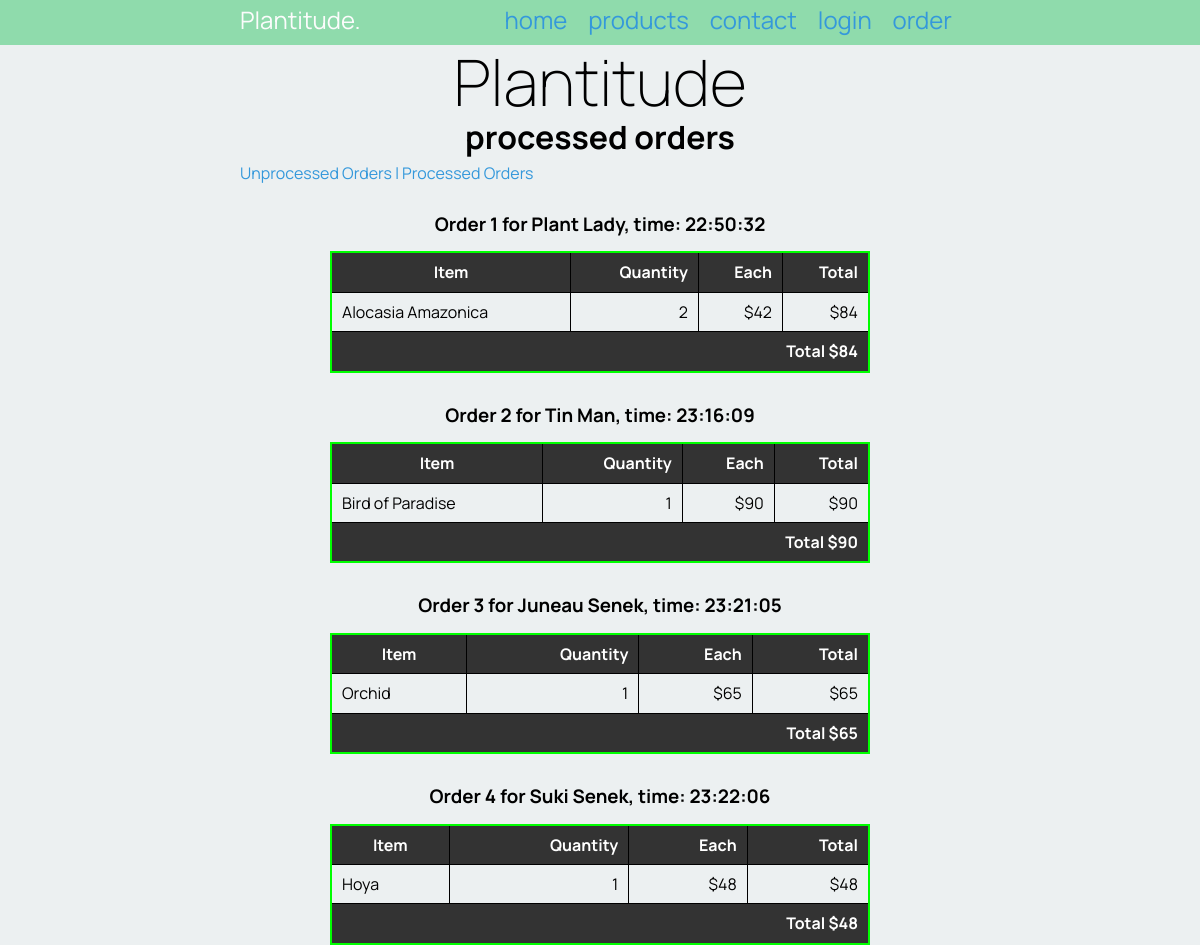
The app's page /process_orders/0 with its own data.
### tables this page shows
CREATE TABLE order_content (id INTEGER PRIMARY KEY, order_id INTEGER, product_id INTEGER, quantity INTEGER);

CREATE TABLE orders (id INTEGER PRIMARY KEY, name TEXT (30), timestamp BLOB, processed INTEGER);

CREATE TABLE products (id INTEGER PRIMARY KEY, name TEXT (30), description TEXT (300), size TEXT (6), image BLOB (30), price INTEGER, cat_id INTEGER);

### main.py (the view)
@app.route('/process_orders/<processed>')
def render_processed_orders(processed):
  label = "processed"
  if processed == "1":
    label = "un" + label
  processed = int(processed)
  all_orders = get_list("SELECT orders.id, orders.name, orders.timestamp, products.name, order_content.quantity, products.price FROM orders"
                     " INNER JOIN order_content ON orders.id=order_content.order_id"
                     " INNER JOIN products ON order_content.product_id=products.id"
                     " INNER JOIN category ON products.cat_id = category.id"
                     " WHERE orders.processed=?", (processed, ))
  print(all_orders)
  orders = []
  last_id = -1
  for order in all_orders:
    if order[0] != last_id:
      orders.append([])
      orders[-1] = [order[0], order[1], order[2], [], 0]
      last_id = order[0]
      orders[-1][3].append([order[3], order[4], order[5], order[4] * order[5]])
      orders[-1][4] += order[4] * order[5]
    print(orders)
  return render_template('orders.html', orders=orders, label=label, logged_in=is_logged_in())

### main.py (called while the page is built)
def create_connection(db_file):
  try:
    connection = sqlite3.connect(db_file)
    return connection
  except Error as e:
    print(e)
  return None

def is_logged_in():
  if session.get("email") is None:
    print("not logged in")
    return False
  else:
    print("logged in")
    return True

def get_list(query, params):
  con = create_connection(DATABASE)
  cur = con.cursor()
  if params == "":
    cur.execute(query)
  else:
    cur.execute(query, params)
  query_list = cur.fetchall()
  con.close()
  return query_list

### templates/orders.html (shortened to what this page needs)
    {% extends 'base.html' %}
    {% block pageheading %}
    {{ label }} orders
    {% endblock %}
    {% block main %}
    <p><a href="/process_orders/1">Unprocessed Orders l</a> <a href="/process_orders/0"> Processed Orders</a></p>
    {% for order in orders %}
    <div class="order-heading">
        <h3> Order {{ order[0] }} for {{ order[1] }}, time: {{ order[2] }} </h3>
    </div>
    <table class="{{ label }}">
        <tr>
            <th>Item</th>
            <th class="number">Quantity</th>
            <th class="number">Each</th>
            <th class="number">Total</th>
        </tr>
        {% for item in order[3] %}
        <tr>
            <td>{{ item[0] }}</td>
            <td class="number">{{ item[1] }}</td>
            <td class="number">${{ item[2] }}</td>
            <td class="number">${{ item[3] }}</td>
        </tr>
        {% endfor %}
        <tr>
            <th colspan="4" class="number">Total ${{ order[4] }}</th>
        </tr>
    </table>
    {% endfor %}
{% endblock %}

### static/plants.css (style rules this page uses)
* { font-family: 'Manrope', sans-serif; padding: 0; margin: 0; box-sizing: border-box; }
body { background-color: rgba(236, 240, 241, 1.0); }
a, a:visited { color: rgba(52, 152, 219, 1.0); text-decoration: none; }
table { border-collapse: collapse; }
.number { text-align: right; }
table { width: 75%; margin: auto; border: 2px solid black; }
td, th { border: 1px solid black; padding: 10px; border-collapse: collapse; }
.processed { border-color: #00ff00; }
th { background-color: #333; color: #fff; }
.order-heading { text-align: center; margin: 2rem 0 1rem 0; }

### records on screen
order_content: order "1", name "Plant Lady", timestamp "22:50:32", name "Alocasia Amazonica", quantity "2", item "42", item "84", order "84"
order_content: order "2", name "Tin Man", timestamp "23:16:09", name "Bird of Paradise", quantity "1", item "90", order "90"
order_content: order "3", name "Juneau Senek", timestamp "23:21:05", name "Orchid", quantity "1", item "65", order "65"
order_content: order "4", name "Suki Senek", timestamp "23:22:06", name "Hoya", quantity "1", item "48", order "48"

### other values on screen
{{ label }} "processed"
